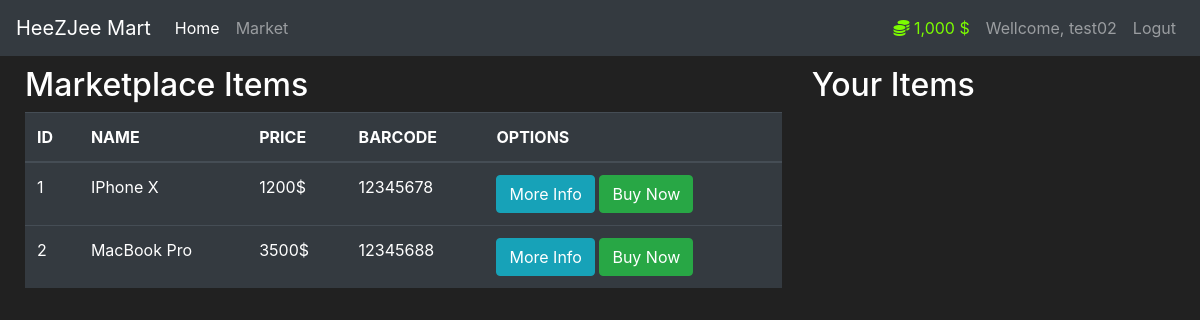
Page /market (signed in) on the committed database.
### src/models.py (models this page shows, shortened)
class User(db.Model, UserMixin):
    id = db.Column(db.Integer(), primary_key=True)
    username = db.Column(db.String(length=30), nullable=False, unique=True)
    email = db.Column(db.String(length=50), nullable=False, unique=True)
    password = db.Column(db.String(length=60), nullable=False)
    budget = db.Column(db.Integer(), nullable=False, default=1000)
    item = db.relationship('Item', backref='owned_user', lazy=True)
    @property
    def password_hash(self):
        return self.password_hash
    @property
    def pretty_budget(self):
        if len(str(self.budget)) > 3:
            print(f"{str(self.budget)[:-3]},{str(self.budget)[-3:]} $")
            return f"{str(self.budget)[:-3]},{str(self.budget)[-3:]} $"
        else:
            print(self.budget)
            return f"{self.budget} $"

class Item(db.Model):
    id = db.Column(db.Integer(), primary_key=True)
    name = db.Column(db.String(length=30), nullable=False, unique=True)
    price = db.Column(db.Integer(), nullable=False)
    barcode = db.Column(db.String(length=8), nullable=False, unique=True)
    description = db.Column(db.String(length=1024), nullable=False, unique=True)
    owner = db.Column(db.Integer(),db.ForeignKey('user.id'))

### src/routes.py (the view)
@app.route('/market')
@login_required
def market():
    items: List[object] = Item.query.all()
    return render_template("market.html", items=items)

### src/models.py (called while the page is built)
@login_manager.user_loader
def load_user(user_id):
    return User.query.get(int(user_id))

### src/templates/market.html (shortened to what this page needs)
{% extends './base.html' %} {% block title %} Market Page {% endblock %} {%block
content %}
<div class="row" style="margin: 10px;">
  <div class="col-8" >
    <h2>Marketplace Items</h2>
    <table class="table table-hover table-dark">
      <thead>
        <tr>
          <th scope="col">ID</th>
          <th scope="col">NAME</th>
          <th scope="col">PRICE</th>
          <th scope="col">BARCODE</th>
          <th scope="col">OPTIONS</th>
        </tr>
      </thead>
      <tbody>
        {% for item in items %}
        <tr>
          <td scope="col">{{item.id}}</td>
          <td scope="col">{{item.name}}</td>
          <td scope="col">{{item.price}}$</td>
          <td scope="col">{{item.barcode}}</td>
          <td>
                  <button class="btn btn-outline btn-info" data-toggle="modal" data-target="#Modal-MoreInfo-{{ item.id }}">More Info</button>
            <button class="btn btn-outline btn-success" data-toggle="modal" data-target="#Modal-PurchaseItem-{{ item.id }}">Buy Now</button>
          </td>
        </tr>
        {% endfor %}
      </tbody>
    </table>
  </div>
  <div class="col-4">
    <h2>Your Items</h2>
  </div>
</div>
{% endblock %}

### src/templates/base.html (shortened to what this page needs)
<!DOCTYPE html>
<html lang="en">
  <head>
    <link
      rel="stylesheet"
      href="https://cdn.jsdelivr.net/npm/bootstrap@4.5.3/dist/css/bootstrap.min.css"
    />
  </head>
  <body>
    <nav class="navbar navbar-expand-md navbar-dark bg-dark">
      <a class="navbar-brand" href="{{ url_for('index' )}}">HeeZJee Mart</a>
      <div class="collapse navbar-collapse" id="navbarNav">
        <ul class="navbar-nav mr-auto">
          <li class="nav-item active">
            <a class="nav-link" href="{{ url_for('index' )}}"
              >Home <span class="sr-only">(current)</span></a
            >
          </li>
          <li class="nav-item">
            <a class="nav-link" href="{{ url_for('market' )}}">Market</a>
          </li>
        </ul>
        {%if current_user.is_authenticated%}
        <ul class="navbar-nav">
          <li class="nav-item">
            <a class="nav-link" style="color: lawngreen">
              <i class="fas fa-coins"></i>
              {{current_user.pretty_budget}}
            </a>
          </li>
          <li class="nav-item">
            <a class="nav-link">Wellcome, {{current_user.username}}</a>
          </li>
          <li class="nav-item">
            <a class="nav-link" href="{{ url_for('logout' )}}">Logut</a>
          </li>
        </ul>
        {%endif%}
      </div>
    </nav>
    {% block content %} {% endblock %}
  </body>
</html>

### src/templates/base.html (style rules this page uses)
body { background-color: #212121; color: white; }

### rows in the picture
User: pretty_budget "1,000 $", username "test02"
Item: id "1", name "IPhone X", price "1200", barcode "12345678"
Item: id "2", name "MacBook Pro", price "3500", barcode "12345688"
